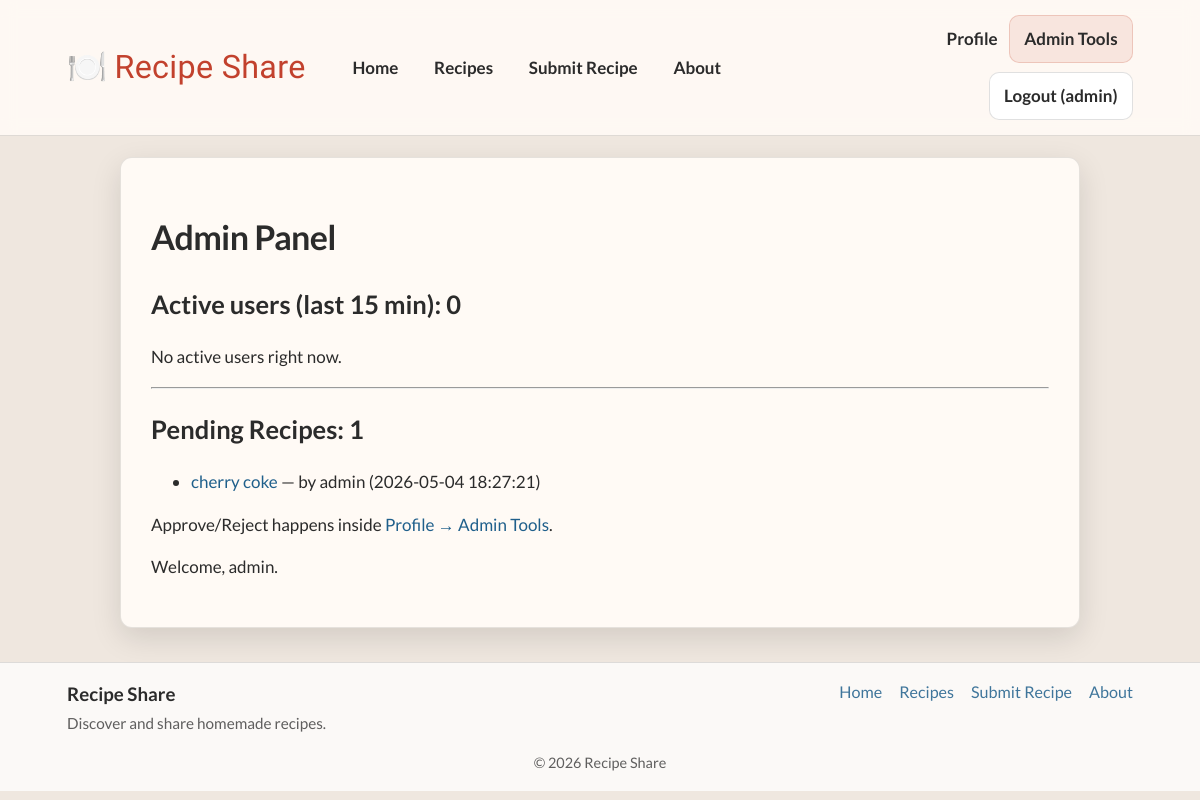
Screenshot of /admin.php (signed in) with the database file from the repository.
### tables this page shows
CREATE TABLE `recipe_rec` (
  `id_rec` int(10) UNSIGNED NOT NULL,
  `id_usr_rec` int(10) UNSIGNED NOT NULL,
  `title_rec` varchar(120) NOT NULL,
  `description_rec` varchar(255) NOT NULL DEFAULT '',
  `prep_minutes_rec` int(10) UNSIGNED DEFAULT NULL,
  `cook_minutes_rec` int(10) UNSIGNED DEFAULT NULL,
  `youtube_url_rec` varchar(255) DEFAULT NULL,
  `created_at_rec` datetime NOT NULL DEFAULT current_timestamp(),
  `status_rec` enum('pending','approved','rejected') NOT NULL DEFAULT 'pending',
  `reviewed_by_usr` int(11) DEFAULT NULL,
  `reviewed_at_rec` datetime DEFAULT NULL
);

CREATE TABLE `user_usr` (
  `id_usr` int(10) UNSIGNED NOT NULL,
  `username_usr` varchar(50) NOT NULL,
  `email_usr` varchar(255) NOT NULL,
  `password_hash_usr` varchar(255) NOT NULL,
  `id_rol_usr` int(10) UNSIGNED NOT NULL,
  `admin_active_usr` tinyint(1) NOT NULL DEFAULT 1,
  `id_lev_usr` int(10) UNSIGNED NOT NULL,
  `created_at_usr` datetime NOT NULL DEFAULT current_timestamp(),
  `status_usr` enum('active','disabled') NOT NULL DEFAULT 'active'
);

### includes/helpers.php (called while the page is built, shortened)
<?php
function h($value): string
{
  return htmlspecialchars(
    (string) ($value ?? ''),
    ENT_QUOTES,
    'UTF-8'
  );
}

### admin.php (the view, shortened to what this page needs)
<?php
require_once 'includes/initialize.php';
include 'includes/header.php';
$minutes = 15;
$active = [];
$stmt = $db->prepare(
  "SELECT r.id_rec, r.title_rec, r.created_at_rec, u.username_usr
   FROM recipe_rec r
   JOIN user_usr u ON u.id_usr = r.id_usr_rec
   WHERE r.status_rec = 'pending'
   ORDER BY r.created_at_rec DESC
   LIMIT 50"
);
$stmt->execute();
$result = $stmt->get_result();
$pending = [];
while ($row = $result->fetch_assoc()) {
  $pending[] = $row;
}
?>
<div id="container">
  <main>
    <h1>Admin Panel</h1>
    <h2>
      Active users (last <?= (int) $minutes ?> min):
      <?= count($active) ?>
    </h2>
    <?php if (count($active) === 0): ?>
      <p>No active users right now.</p>
    <?php endif; ?>
    <hr>
    <h2>Pending Recipes: <?= count($pending) ?></h2>
    <?php if (empty($pending)): ?>
      <p>No recipes pending approval.</p>
    <?php else: ?>
      <ul>
        <?php foreach ($pending as $r): ?>
          <li>
            <a href="recipe.php?id=<?= (int) $r['id_rec'] ?>">
              <?= h($r['title_rec']) ?>
            </a>
            — by <?= h($r['username_usr']) ?>
            <?php if (!empty($r['created_at_rec'])): ?>
              (<?= h($r['created_at_rec']) ?>)
            <?php endif; ?>
          </li>
        <?php endforeach; ?>
      </ul>
      <p>
        Approve/Reject happens inside
        <a href="profile.php#admin-tools">Profile → Admin Tools</a>.
      </p>
    <?php endif; ?>
    <p>Welcome, <?= h($_SESSION['username']) ?>.</p>
  </main>
</div>
<?php include 'includes/footer.php'; ?>

### css/base.css (style rules this page uses)
*, *::before, *::after { box-sizing: border-box; }
:root { --font-body: "Lato", sans-serif; --font-accent: "Courgette", serif; --page-bg: #efe7df; --surface: #fffaf5; --text: #2b2b2b; --accent: #c2412d; --accent-2: #2f6b4f; --link: #1f5f8b; --border: rgba(0, 0, 0, 0.12); --muted: rgba(0, 0, 0, 0.7); --hover: rgba(0, 0, 0, 0.06); --radius: 12px; --radius-sm: 10px; --container-shadow: 0 10px 30px rgba(0, 0, 0, 0.12); --main-shadow: 0 14px 28px rgba(0, 0, 0, 0.10); }
html { font: 17px/1.5 var(--font-body); scroll-behavior: smooth; }
body { background-color: var(--page-bg); color: var(--text); margin: 0; }
a { color: var(--link); text-decoration: none; }
h1 { letter-spacing: -0.02em; }

### css/layout.css (style rules this page uses)
#container { background-color: var(--surface); border: 1px solid rgba(0, 0, 0, 0.10); border-radius: var(--radius); box-shadow: var(--container-shadow); margin: 1.25rem auto 0; max-width: 960px; padding: 15px; }
main { padding: 15px; }

### rows the page displays
recipe_rec: title_rec "cherry coke", id_usr_rec.username_usr "admin", created_at_rec "2026-05-04 18:27:21"

### other values shown
$_SESSION['username'] "admin"
$minutes "15"
count($active) "0"
count($pending) "1"
